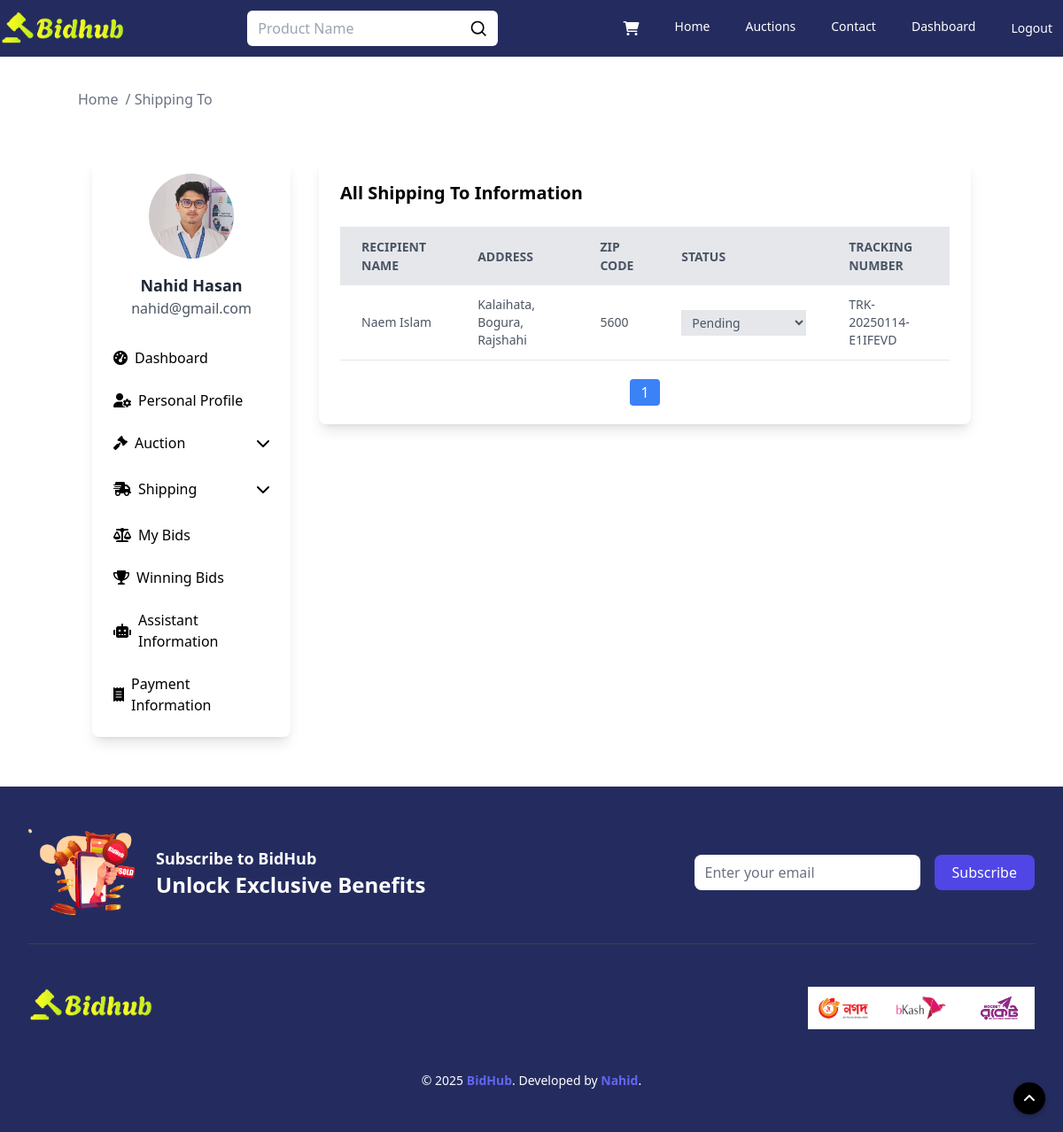
Page /shipping/to/ (signed in) on the earlier database version.
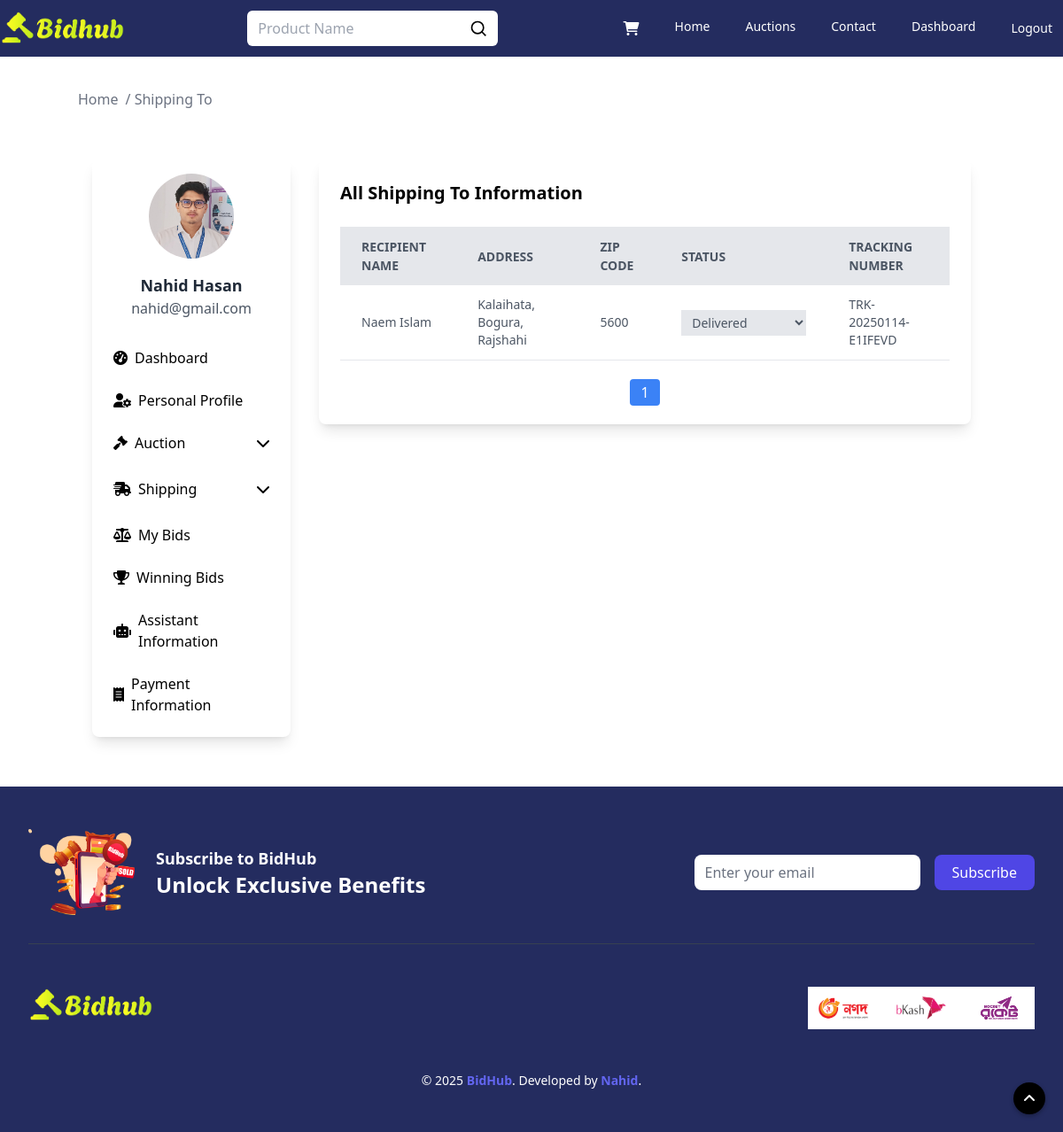
Same page on the later database version.
### auctions/models.py (models this page shows, shortened)
class ShippingAddress(models.Model):
    STATUS_CHOICES = [
        ('PENDING', 'Pending'),
        ('PACKED', 'Packed'),
        ('SHIPPED', 'Shipped'),
        ('IN_TRANSIT', 'In Transit'),
        ('OUT_FOR_DELIVERY', 'Out for Delivery'),
        ('DELIVERED', 'Delivered'),
    ]
    user = models.ForeignKey(User, on_delete=models.CASCADE, related_name='shipping_addresses')
    auction = models.ForeignKey(AuctionList, on_delete=models.SET_NULL, null=True, blank=True,
                                related_name='shipping_addresses')
    recipient_name = models.CharField(max_length=255)
    phone_number = models.CharField(max_length=20)
    province = models.CharField(max_length=100)
    city = models.CharField(max_length=100)
    zone = models.CharField(max_length=100, blank=True)
    street_address = models.TextField()
    zip_code = models.CharField(max_length=20)
    additional_instructions = models.TextField(blank=True, null=True)
    tracking_number = models.CharField(max_length=100, unique=True, blank=True, null=True)
    status = models.CharField(max_length=20, choices=STATUS_CHOICES, default='PENDING')
    estimated_delivery_date = models.DateField(blank=True, null=True)
    created_at = models.DateTimeField(auto_now_add=True)
    updated_at = models.DateTimeField(auto_now=True)

### auctions/views.py (the view)
# urls.py: path('shipping/to/', views.shipping_to, name='shipping_to'),
@login_required(login_url='login')
def shipping_to(request):
    user = request.user
    profile_picture_url = getattr(user.profile_picture, 'url', None)
    if profile_picture_url:
        profile_picture_url = request.build_absolute_uri(profile_picture_url)
    shipping_addresses = (
        ShippingAddress.objects
        .filter(auction__user=user)
        .order_by('-created_at')
    )
    paginator = Paginator(shipping_addresses, 5)
    page_number = request.GET.get("page")
    page_obj = paginator.get_page(page_number)
    return render(request, "shipping_to.html", {
        'email': user.email,
        'name': f"{user.first_name} {user.last_name}",
        'profile_picture': profile_picture_url,
        'shipping_addresses': page_obj,
        'total_to': paginator.count
    })

### auctions/templates/shipping_to.html (shortened to what the changed rows need)
{% extends "layout.html" %}
{% load static %}
{% block body %}
    <div class="max-w-[1280px] w-full m-auto">
        <section class="my-10">
            <div class="container mx-auto">
                <div class="flex flex-wrap justify-center">
                    <div class="w-full sm:w-2/3 lg:w-3/4 p-4">
                        <div class="bg-white shadow-lg rounded-lg p-6 mb-10">
                            <div class="w-full overflow-x-auto">
                                <table class="min-w-full bg-white">
                                    <thead>
                                    <tr class="w-full bg-gray-200 text-gray-600 uppercase text-sm leading-normal">
                                        <th class="py-3 px-6 text-left">Recipient Name</th>
                                        <th class="py-3 px-6 text-left">Address</th>
                                        <th class="py-3 px-6 text-left">ZIP Code</th>
                                        <th class="py-3 px-6 text-left">Status</th>
                                        <th class="py-3 px-6 text-left">Tracking Number</th>
                                    </tr>
                                    </thead>
                                    <tbody class="text-gray-600 text-sm font-light">
                                    {% for address in shipping_addresses %}
                                        <tr class="border-b border-gray-200 hover:bg-gray-100">
                                            <td class="py-3 px-6">{{ address.recipient_name }}</td>
                                            <td class="py-3 px-6">{{ address.street_address }}, {{ address.city }}, {{ address.province }}</td>
                                            <td class="py-3 px-6">{{ address.zip_code }}</td>
                                            <td class="py-3 px-6">
                                                <form class="status-form" method="POST"
                                                      action="{% url 'update_shipping_status' address.id %}">
                                                    <select name="status" class=" bg-gray-200 outline-none px-2 py-1"
                                                            onchange="this.form.submit()">
                                                        <option value="PENDING"
                                                                {% if address.status == 'PENDING' %}selected{% endif %}>
                                                            Pending
                                                        </option>
                                                        <option value="DELIVERED"
                                                                {% if address.status == 'DELIVERED' %}selected{% endif %}>
                                                            Delivered
                                                        </option>
                                                    </select>
                                                </form>
                                            </td>
                                            <td class="py-3 px-6">{{ address.tracking_number }}</td>
                                        </tr>
                                        {% empty %}
                                        <tr>
                                            <td colspan="5" class="text-center py-3">No shipping information
                                                available.
                                            </td>
                                        </tr>
                                    {% endfor %}
                                    </tbody>
                                </table>
                            </div>
                        </div>
                    </div>
                </div>
            </div>
        </section>
    </div>
{% endblock %}

Differences in the rows shown:
changed ShippingAddress "Naem Islam": status "Pending" → "Delivered"
